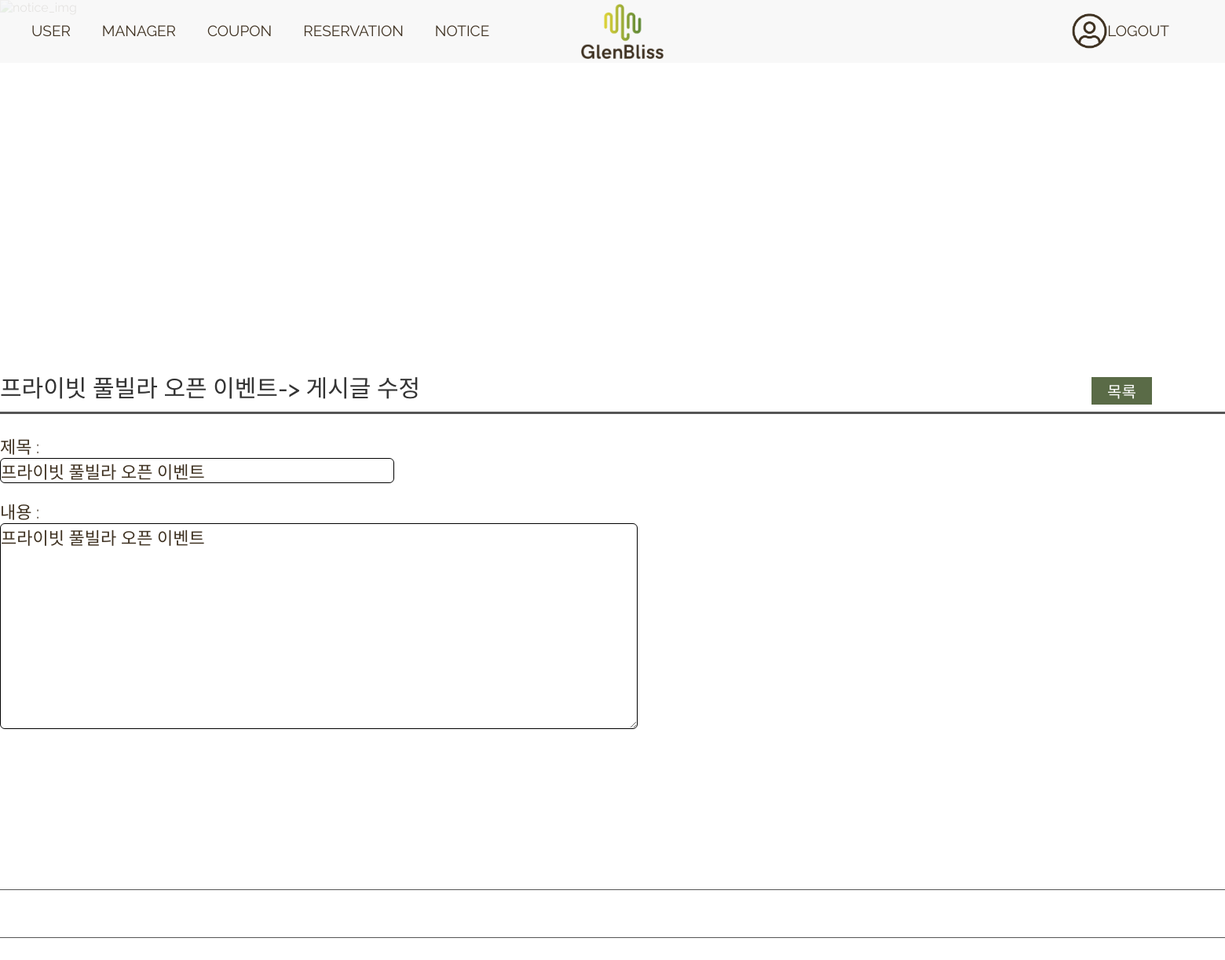
Page /GlenBliss/html/admin/noticeUpdate.php?id=1 on the committed database.
### tables this page shows
CREATE TABLE `notice` (
  `NOTICE_ID` int(11) NOT NULL,
  `NOTICE_TITLE` varchar(100) NOT NULL,
  `NOTICE_CONTENTS` varchar(5000) DEFAULT NULL,
  `NOTICE_MEM_USERID` int(11) NOT NULL,
  `NOTICE_MEM_NICKNAME` char(100) NOT NULL,
  `NOTICE_DATE` datetime NOT NULL,
  `NOTICE_LOOK` int(11) NOT NULL,
  `NOTICE_VOID` varchar(1000) DEFAULT NULL
);

### GlenBliss/php/common.php (called while the page is built, shortened)
<?php
function sqlDB(&$conn, &$result, $sql) {
        $result = @mysqli_query($conn,$sql);
        return 1;
}
?>

### GlenBliss/html/admin/noticeUpdate.php (the view, shortened to what this page needs)
<?php
include('../../php/common.php');
$count=$_GET['id'];
$style_src = "<link rel='stylesheet' href='../../css/admin/adminNoticeAnswer.css'>";
$sql = "SELECT * FROM NOTICE WHERE NOTICE_ID='$count'";
sqlDB($conn, $result, $sql);
while($row = mysqli_fetch_assoc($result)){
    $title = $row['NOTICE_TITLE']."-> 게시글 수정";
    $table_list = "
    <div class='contents_head'>
        <button><a href='./adminMain.php?page=notice&notice_nav=notice'>목록</a></button>
    </div>
    <div class='contents_body'>&nbsp;
        <form action='./notice_update.php' method='POST'>
            <input type='hidden' name='id' value='{$row['NOTICE_ID']}'>
            <p>제목 : </p><input type='text' name='title' value='{$row['NOTICE_TITLE']}'><br><br>
            <p>내용 : </p><textarea type='text' name='contents' cols='70' rows='10'>{$row['NOTICE_CONTENTS']}</textarea>
    </div>
    <div class='contents_foot'>
        <div class='horizon2'></div>
        <button class='not_update_btn' type='submit'>수정하기</button>
        <div class='clear'></div>
        <div class='horizon2'></div>
        </form>
    </div>
    <div class='space_box'></div>
    ";
}
?>
<!DOCTYPE html>
<html lang="ko">
    <head>
        <link rel="stylesheet" href="https://cdn.jsdelivr.net/npm/xeicon@2.3.3/xeicon.min.css">
        <link rel="stylesheet" href="../../css/reset.css">
        <link rel="stylesheet" href="../../css/admin/adminHeader.css">
        <link rel="stylesheet" href="../../css/footer_main.css">
        <link rel="stylesheet" href="../../css/admin/adminMain.css" >
        <?=@$style_src?>
    </head>
    <body>
        <div id="wrap">
            <?php include("./adminHeader.php"); ?>
            <div class='notice_nav'>
            </div>
            <div class='contents'>
                <h2><?=@$title?></h2>
                <div class='horizon1'></div>
                <?=@$table_list?>
            </div>
        </div>
    </body>
</html>

### GlenBliss/css/admin/adminHeader.css (style rules this page uses)
html { scroll-behavior: smooth; }
#wrap { width: 100%; background-color: #fff; }

### GlenBliss/css/admin/adminMain.css (style rules this page uses)
html, body { width: 100%; }
button { cursor: pointer; }
a { text-decoration: none; color: inherit; }
.notice_nav { width: 100%; height: 400px; position: relative; }
.contents { width: 1700px; margin: auto; margin-top: 70px; position: relative; }
.contents > h2 { font-size: 30px; color: #333; font-weight: 500; }
.contents .horizon1 { width: 100%; height: 3px; background-color: #555; margin-top: 10px; }
.space_box { width: 100%; height: 200px; }

### GlenBliss/css/admin/adminNoticeAnswer.css (style rules this page uses)
html, body { width: 100%; }
button { cursor: pointer; }
a { text-decoration: none; color: inherit; }
.contents_head { width: 300px; height: 70px; position: absolute; right: 10px; top: 10px; }
.contents_head>button { padding: 3px 20px; color: #fff; font-size: 20px; }
.contents_head>button:first-child { background-color: #5a6b47; }
.contents_body { width: 1700px; margin-top: 5px; position: relative; }
.contents_foot { width: 1700px; height: 70px; margin-top: 200px; }
.horizon2 { width: 1700px; height: 1px; background-color: #555; margin: 10px 0; }
.contents_body p { font-size: 22px; }
.contents_body input { width: 500px; height: 30px; font-size: 22px; border: 1px solid black; border-radius: 6px; }
.contents_body textarea { font-size: 22px; border: 1px solid black; border-radius: 6px; }

### rows in the picture
notice: NOTICE_TITLE "프라이빗 풀빌라 오픈 이벤트-> 게시글 수정", title "프라이빗 풀빌라 오픈 이벤트", contents "프라이빗 풀빌라 오픈 이벤트"
